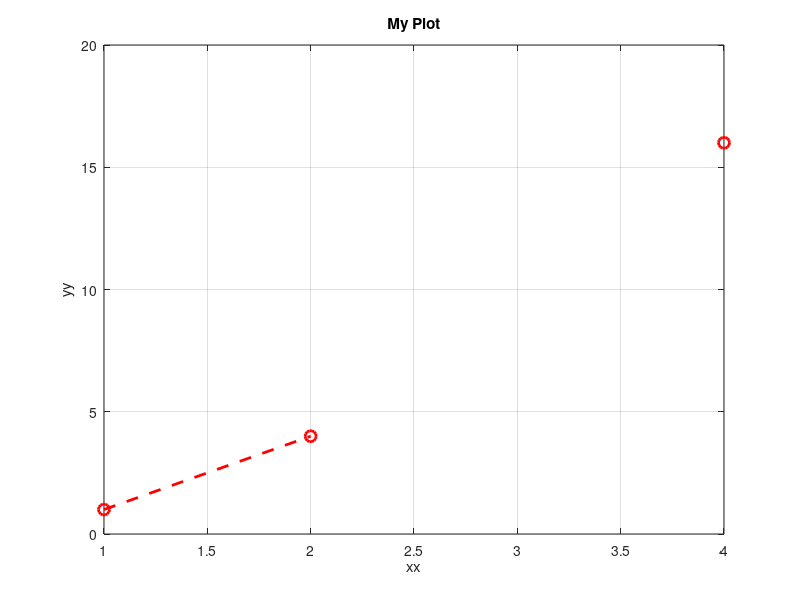

The MATLAB source for this figure: (Note: this script raises an error after producing the figure.)
% Test script for numblsavefig (run by `mip test numblsavefig`).
%
% Self-contained: it writes figures with numblsavefig and reads them back with
% base-MATLAB HDF5 functions (h5info/h5read/h5readatt), asserting the "numbl
% figure HDF5 layout v1" invariants that numbl's reader depends on — datasets
% vs. scalar attributes, grid orientation, NaN preservation, and patch face
% indexing. (Validation against numbl's TypeScript reader is done separately,
% outside MATLAB.)

fprintf('Testing numblsavefig...\n');

outdir = tempname;
mkdir(outdir);
cleanup = onCleanup(@() rmtree_quiet(outdir)); %#ok<NASGU>

% ── 1. plot: root + axes metadata, plot trace, NaN preservation ─────────────
fn = fullfile(outdir, 'plot.h5');
f = figure('Visible', 'off');
y = [1 4 NaN 16];                       % NaN must round-trip natively
plot(1:4, y, 'r--o', 'LineWidth', 2, 'MarkerSize', 8);
title('My Plot'); xlabel('xx'); ylabel('yy'); grid on;
numblsavefig(f, fn);
close(f);

assert(exist(fn, 'file') == 2, 'plot.h5 was not written');
assert(h5readatt(fn, '/', 'numbl_figure_version') == 1, 'bad version');
assert(strcmp(h5readatt(fn, '/', 'generator'), 'numblsavefig'), 'bad generator');
assert(h5readatt(fn, '/', 'current_axes') == 1, 'bad current_axes');
assert(strcmp(h5readatt(fn, '/axes/1', 'title'), 'My Plot'), 'bad title');
assert(strcmp(h5readatt(fn, '/axes/1', 'xlabel'), 'xx'), 'bad xlabel');
assert(h5readatt(fn, '/axes/1', 'grid_on') == 1, 'grid_on should be 1');

assert(strcmp(h5readatt(fn, '/axes/1/traces/0', 'kind'), 'plot'), 'bad kind');
xread = h5read(fn, '/axes/1/traces/0/x');
yread = h5read(fn, '/axes/1/traces/0/y');
assert(isequal(xread(:)', 1:4), 'x data mismatch');
assert(isequaln(yread(:)', y), 'y data (incl NaN) mismatch');

% scalar styling attributes must be true scalars, not length-1 arrays
lw = h5readatt(fn, '/axes/1/traces/0', 'lineWidth');
ms = h5readatt(fn, '/axes/1/traces/0', 'markerSize');
assert(isscalar(lw) && lw == 2, 'lineWidth must be scalar 2');
assert(isscalar(ms) && ms == 8, 'markerSize must be scalar 8');
col = h5readatt(fn, '/axes/1/traces/0', 'color');
assert(isequal(col(:)', [1 0 0]), 'color must be [1 0 0]');

% ── 2. surf: grid orientation (the #1 thing to get right) ───────────────────
fn = fullfile(outdir, 'surf.h5');
Z = [1 2 3; 4 5 6];                     % 2x3, distinct values
f = figure('Visible', 'off'); surf(Z); numblsavefig(f, fn); close(f);

assert(strcmp(h5readatt(fn, '/axes/1/traces/0', 'kind'), 'surf'), 'bad surf kind');
assert(h5readatt(fn, '/axes/1/traces/0', 'rows') == 2, 'surf rows');
assert(h5readatt(fn, '/axes/1/traces/0', 'cols') == 3, 'surf cols');
% numblsavefig writes the transpose so numbl reads a row-major [rows,cols] grid;
% base-MATLAB h5read returns that transpose, so transposing recovers Z exactly.
zread = h5read(fn, '/axes/1/traces/0/z');
assert(isequal(zread', Z), 'surf z orientation is wrong');

% ── 3. imagesc: 2-D CData grid + limit vectors ──────────────────────────────
fn = fullfile(outdir, 'imagesc.h5');
M = magic(4);
f = figure('Visible', 'off'); imagesc(M); numblsavefig(f, fn); close(f);
assert(strcmp(h5readatt(fn, '/axes/1/traces/0', 'kind'), 'imagesc'), 'bad imagesc kind');
zread = h5read(fn, '/axes/1/traces/0/z');
assert(isequal(zread', M), 'imagesc z orientation is wrong');

% ── 4. patch: ragged faces, 1-based->0-based, NaN->-1 ───────────────────────
fn = fullfile(outdir, 'patch.h5');
f = figure('Visible', 'off');
patch('Faces', [1 2 3 NaN; 1 3 4 5], ...
      'Vertices', [0 0; 1 0; 1 1; 0 1; 2 2], 'FaceColor', [0 1 0]);
numblsavefig(f, fn); close(f);
assert(strcmp(h5readatt(fn, '/axes/1/traces/0', 'kind'), 'patch'), 'bad patch kind');
fread_ = double(h5read(fn, '/axes/1/traces/0/faces'))';   % [N, M], numbl orientation
expected = [0 1 2 -1; 0 2 3 4];          % (Faces - 1), NaN -> -1
assert(isequal(fread_, expected), 'patch faces indexing is wrong');
isd = h5readatt(fn, '/axes/1/traces/0', 'is3D');
assert(isscalar(isd) && isd == 0, 'is3D must be scalar 0 for a 2-D patch');

% ── 5. defaults to gcf and overwrites an existing file ──────────────────────
fn = fullfile(outdir, 'gcf.h5');
fid = fopen(fn, 'w'); fwrite(fid, 'stale'); fclose(fid);   % pre-existing junk
f = figure('Visible', 'off'); bar([2 4 6]);
numblsavefig(fn);                        % no handle -> gcf; must overwrite
close(f);
assert(strcmp(h5readatt(fn, '/axes/1/traces/0', 'kind'), 'bar'), 'gcf/overwrite failed');

fprintf('SUCCESS\n');

function rmtree_quiet(d)
    if exist(d, 'dir')
        rmdir(d, 's');
    end
end
